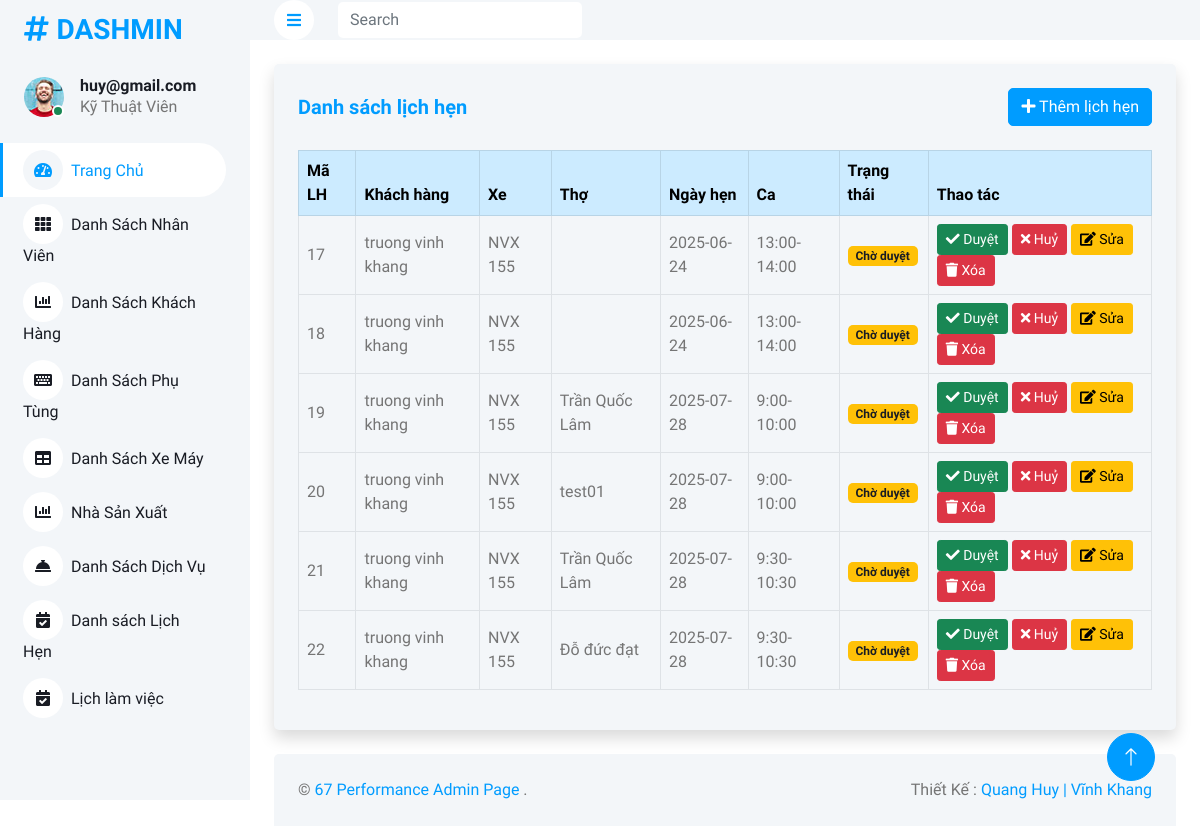
/Admin/danhsachlichhen.php (signed in), run on the app's committed database.
### tables this page shows
CREATE TABLE `lichhen` (
  `MaLH` int(11) NOT NULL,
  `TenXe` varchar(255) NOT NULL,
  `LoaiXe` varchar(100) NOT NULL,
  `PhanKhuc` varchar(100) NOT NULL,
  `MoTaLyDo` text NOT NULL,
  `nhanvien_MaNV` int(11) NOT NULL,
  `NgayHen` date NOT NULL,
  `ThoiGianCa` varchar(255) NOT NULL,
  `PhanLoai` int(11) DEFAULT 0,
  `TrangThai` varchar(50) NOT NULL DEFAULT 'cho duyet',
  `xemay_MaXE` int(11) NOT NULL,
  `khachhang_MaKH` int(11) NOT NULL,
  `MaLLV` int(11) DEFAULT NULL
);

CREATE TABLE `khachhang` (
  `MaKH` int(11) NOT NULL,
  `TenKH` varchar(100) DEFAULT NULL,
  `Email` varchar(30) DEFAULT NULL,
  `MatKhau` varchar(255) DEFAULT NULL,
  `DiaChi` text DEFAULT NULL,
  `SDT` varchar(10) DEFAULT NULL,
  `TrangThai` enum('hoat_dong','bi_khoa') DEFAULT NULL,
  `Reset_token` text DEFAULT NULL,
  `admin_AdminID` int(11) DEFAULT NULL
);

CREATE TABLE `xemay` (
  `MaXE` int(11) NOT NULL,
  `TenXe` varchar(255) DEFAULT NULL,
  `LoaiXe` varchar(255) DEFAULT NULL,
  `PhanKhuc` varchar(255) DEFAULT NULL,
  `BienSoXe` varchar(255) DEFAULT NULL,
  `HinhAnhMatTruocXe` varchar(255) DEFAULT NULL,
  `HinhAnhMatSauXe` varchar(255) DEFAULT NULL,
  `hoadon_MaHD` int(11) DEFAULT NULL,
  `khachhang_MaKH` int(11) DEFAULT NULL
);

CREATE TABLE `nhanvien` (
  `MaNV` int(11) NOT NULL,
  `TenNV` varchar(100) DEFAULT NULL,
  `MatKhau` varchar(100) DEFAULT NULL,
  `Email` varchar(45) DEFAULT NULL,
  `SDT` varchar(20) DEFAULT NULL,
  `Roles` varchar(25) NOT NULL
);

### Admin/controllers/LichHenController.php (called while the page is built, shortened)
<?php
require_once __DIR__ . '/../models/LichHenModel.php';
class LichHenController {
    private $model;
    public function __construct($db) {
        $this->model = new LichHenModel($db);
    }
    public function index() {
        $user = $_SESSION['user'] ?? null;
        $role = $user['role'] ?? '';
        $staffRole = $user['data']['Roles'] ?? '';
        $maNV = $user['data']['MaNV'] ?? '';
        if ($role === 'staff' && $staffRole === 'Thợ sửa xe') {
            $ds = $this->model->getAllByNhanVien($maNV);
        } else {
            $ds = $this->model->getAll();
        }
        require './views/lichhen/danhsachlichhen.php';
    }
}
?>

### Admin/models/LichHenModel.php (called while the page is built, shortened)
<?php
class LichHenModel {
    private $db;
    public function __construct($db) { $this->db = $db; }
    public function getAll() {
        $sql = "SELECT lh.*, nv.TenNV, kh.TenKH, xe.TenXe FROM lichhen lh
            LEFT JOIN nhanvien nv ON lh.nhanvien_MaNV = nv.MaNV
            LEFT JOIN khachhang kh ON lh.khachhang_MaKH = kh.MaKH
            LEFT JOIN xemay xe ON lh.xemay_MaXE = xe.MaXE";
        return $this->db->query($sql)->fetchAll(PDO::FETCH_ASSOC);
    }
}
?>

### Admin/views/lichhen/danhsachlichhen.php (the view, shortened to what this page needs)
<div class="container-fluid pt-4 px-4">
    <div class="bg-light rounded p-4 shadow">
        <div class="d-flex justify-content-between align-items-center mb-4">
            <h5 class="text-primary mb-0">Danh sách lịch hẹn</h5>
            <a href="?controller=lichhen&action=add" class="btn btn-primary">
                <i class="fa fa-plus"></i> Thêm lịch hẹn
            </a>
        </div>
        <div class="table-responsive">
        <table class="table table-bordered align-middle">
            <thead class="table-primary">
                <tr>
                    <th>Mã LH</th>
                    <th>Khách hàng</th>
                    <th>Xe</th>
                    <th>Thợ</th>
                    <th>Ngày hẹn</th>
                    <th>Ca</th>
                    <th>Trạng thái</th>
                    <th>Thao tác</th>
                </tr>
            </thead>
            <tbody>
            <?php foreach($ds as $lh): ?>
                <tr id="row_<?= $lh['MaLH'] ?>">
                    <td><?= $lh['MaLH'] ?></td>
                    <td><?= htmlspecialchars($lh['TenKH'] ?? ''); ?></td>
                    <td><?= htmlspecialchars($lh['TenXe'] ?? ''); ?></td>
                    <td><?= htmlspecialchars($lh['TenNV'] ?? ''); ?></td>
                    <td><?= htmlspecialchars($lh['NgayHen']) ?></td>
                    <td><?= htmlspecialchars($lh['ThoiGianCa']) ?></td>
                    <td class="trangthai">
                        <?php
                        if($lh['TrangThai'] == 'cho duyet') echo '<span class="badge bg-warning text-dark">Chờ duyệt</span>';
                        elseif($lh['TrangThai'] == 'da duyet') echo '<span class="badge bg-success">Đã duyệt</span>';
                        elseif($lh['TrangThai'] == 'huy') echo '<span class="badge bg-danger">Đã hủy</span>';
                        else echo htmlspecialchars($lh['TrangThai']);
                        ?>
                    </td>
                    <td>
                        <?php if($lh['TrangThai'] == 'cho duyet'): ?>
                            <button class="btn btn-success btn-sm btn-duyet" data-id="<?= $lh['MaLH'] ?>" data-status="da duyet"><i class="fa fa-check"></i> Duyệt</button>
                            <button class="btn btn-danger btn-sm btn-duyet" data-id="<?= $lh['MaLH'] ?>" data-status="huy"><i class="fa fa-times"></i> Huỷ</button>
                        <?php endif; ?>
                        <a href="?controller=lichhen&action=edit&id=<?= $lh['MaLH'] ?>" class="btn btn-warning btn-sm"><i class="fa fa-edit"></i> Sửa</a>
                        <a href="?controller=lichhen&action=delete&id=<?= $lh['MaLH'] ?>" class="btn btn-danger btn-sm" onclick="return confirm('Bạn có chắc muốn xóa?')"><i class="fa fa-trash"></i> Xóa</a>
                    </td>
                </tr>
            <?php endforeach; ?>
            </tbody>
        </table>
        </div>
    </div>
</div>

### Admin/css/style.css (style rules this page uses)
:root { --primary: #009CFF; --light: #F3F6F9; --dark: #191C24; }
.btn { transition: .5s; }
.btn.btn-primary { color: #FFFFFF; }

### data on the page
lichhen: MaLH "17", khachhang_MaKH.TenKH "truong vinh khang", xemay_MaXE.TenXe "NVX 155", NgayHen "2025-06-24", ThoiGianCa "13:00-14:00", TrangThai "Chờ duyệt"
lichhen: MaLH "18", khachhang_MaKH.TenKH "truong vinh khang", xemay_MaXE.TenXe "NVX 155", NgayHen "2025-06-24", ThoiGianCa "13:00-14:00", TrangThai "Chờ duyệt"
lichhen: MaLH "19", khachhang_MaKH.TenKH "truong vinh khang", xemay_MaXE.TenXe "NVX 155", nhanvien.TenNV "Trần Quốc Lâm", NgayHen "2025-07-28", ThoiGianCa "9:00-10:00", TrangThai "Chờ duyệt"
lichhen: MaLH "20", khachhang_MaKH.TenKH "truong vinh khang", xemay_MaXE.TenXe "NVX 155", nhanvien.TenNV "test01", NgayHen "2025-07-28", ThoiGianCa "9:00-10:00", TrangThai "Chờ duyệt"
lichhen: MaLH "21", khachhang_MaKH.TenKH "truong vinh khang", xemay_MaXE.TenXe "NVX 155", nhanvien.TenNV "Trần Quốc Lâm", NgayHen "2025-07-28", ThoiGianCa "9:30-10:30", TrangThai "Chờ duyệt"
lichhen: MaLH "22", khachhang_MaKH.TenKH "truong vinh khang", xemay_MaXE.TenXe "NVX 155", nhanvien.TenNV "Đỗ đức đạt", NgayHen "2025-07-28", ThoiGianCa "9:30-10:30", TrangThai "Chờ duyệt"

### other printed values
$displayName "huy@gmail.com"
$roleLabel "Kỹ Thuật Viên"
